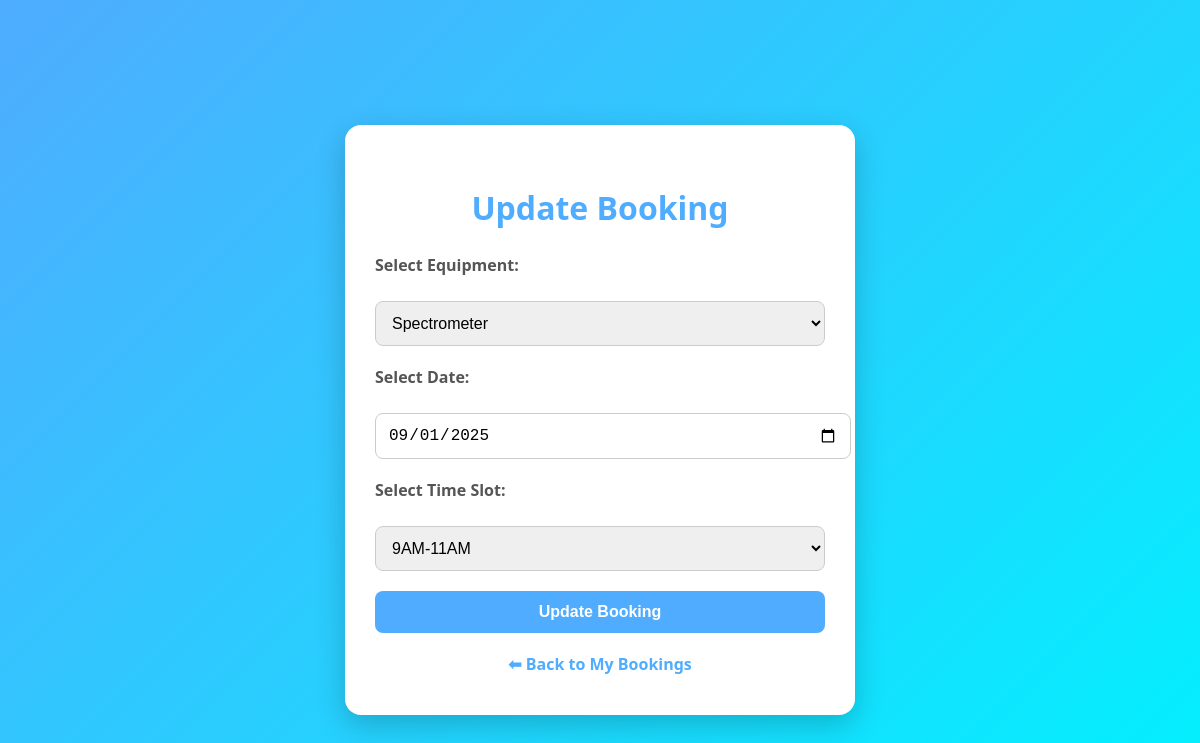
/update/1 (signed in), run on the app's committed database.
### app.py (models this page shows)
class Booking(db.Model):
    id = db.Column(db.Integer, primary_key=True)
    username = db.Column(db.String(50), nullable=False)
    equipment = db.Column(db.String(50), nullable=False)
    date = db.Column(db.String(20), nullable=False)
    time_slot = db.Column(db.String(20), nullable=False)
    status = db.Column(db.String(20), default="Pending")

### app.py (the view, shortened to what this page needs)
@app.route("/update/<int:booking_id>", methods=["GET", "POST"])
def update_booking(booking_id):
    if "username" not in session or session.get("is_admin"):
        flash("Please login first ❌")
        return redirect(url_for("login"))
    booking = Booking.query.get_or_404(booking_id)
    if booking.username != session["username"]:
        flash("You are not allowed to update this booking ❌")
        return redirect(url_for("my_bookings"))
    return render_template("update_booking.html", booking=booking)

### minidemo2.1/templates/update_booking.html (shortened to what this page needs)
<!DOCTYPE html>
<html lang="en">
<head>
</head>
<body>
<div class="container">
    <h1>Update Booking</h1>
    <form method="POST">
        <label>Select Equipment:</label>
        <select name="equipment" required>
            <option value="Spectrometer" {% if booking.equipment == 'Spectrometer' %}selected{% endif %}>Spectrometer</option>
        </select>
        <label>Select Date:</label>
        <input type="date" name="date" value="{{ booking.date }}" required>
        <label>Select Time Slot:</label>
        <select name="time_slot" required>
            <option value="9AM-11AM" {% if booking.time_slot == '9AM-11AM' %}selected{% endif %}>9AM-11AM</option>
        </select>
        <button type="submit">Update Booking</button>
    </form>
    <a class="back-link" href="{{ url_for('my_bookings') }}">⬅ Back to My Bookings</a>
</div>
</body>
</html>

### minidemo2.1/templates/update_booking.html (style rules this page uses)
body { font-family: "Segoe UI", Tahoma, Geneva, Verdana, sans-serif; margin: 0; background: linear-gradient(135deg, #4facfe 0%, #00f2fe 100%); min-height: 100vh; display: flex; justify-content: center; align-items: center; padding: 20px; }
.container { background: #fff; border-radius: 16px; padding: 40px 30px; max-width: 450px; width: 100%; box-shadow: 0 10px 30px rgba(0,0,0,0.2); text-align: center; animation: fadeIn 0.6s ease; }
h1 { font-size: 2rem; color: #4facfe; margin-bottom: 25px; }
form { display: flex; flex-direction: column; gap: 20px; }
label { font-weight: bold; color: #555; text-align: left; display: block; margin-bottom: 5px; }
select, input[type="date"] { padding: 12px; border-radius: 8px; border: 1px solid #ccc; font-size: 1rem; width: 100%; outline: none; transition: border-color 0.3s; }
button { padding: 12px; background: #4facfe; color: #fff; font-size: 1rem; font-weight: bold; border: none; border-radius: 8px; cursor: pointer; transition: background 0.3s; }
a.back-link { display: inline-block; margin-top: 20px; color: #4facfe; text-decoration: none; font-weight: bold; transition: color 0.3s; }

### data on the page
Booking: equipment "Spectrometer", date "09/01/2025", time_slot "9AM-11AM"
